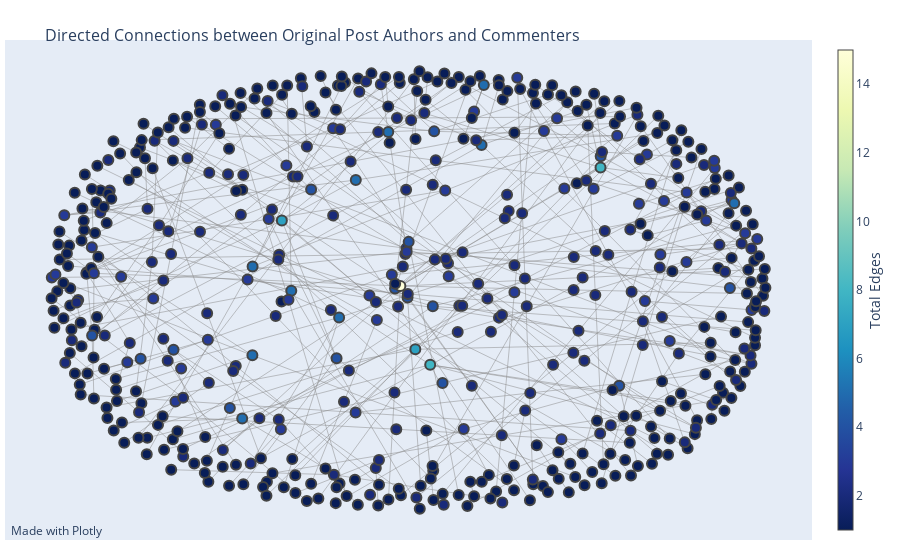

The code cell stored with this chart in its notebook:
### Code cell
import plotly.graph_objects as go
import pandas as pd
import networkx as nx

# Create directed graph
G = nx.DiGraph()

# Add edges for original post authors to commenters, excluding NaN values
for i, row in df_g.iterrows():
    if pd.notna(row['topComments_0_poster']):
        G.add_edge(row['Poster'], row['topComments_0_poster'])
    if pd.notna(row['topComments_1_poster']):
        G.add_edge(row['Poster'], row['topComments_1_poster'])
    
# Calculate node positions using spring layout
pos = nx.spring_layout(G)

# Create edge traces
edge_x = []
edge_y = []
for edge in G.edges():
    x0, y0 = pos[edge[0]]
    x1, y1 = pos[edge[1]]
    edge_x.extend([x0, x1, None])
    edge_y.extend([y0, y1, None])

edge_trace = go.Scatter(
    x=edge_x, y=edge_y,
    line=dict(width=0.5, color='#888'),
    hoverinfo='none',
    mode='lines')

# Create node traces
node_x = []
node_y = []
node_connections = []

for node in G.nodes():
    x, y = pos[node]
    node_x.append(x)
    node_y.append(y)
    in_edges = len([edge for edge in G.in_edges(node) if pd.notna(edge[0])])
    out_edges = len([edge for edge in G.out_edges(node) if pd.notna(edge[1])])
    total_edges = in_edges + out_edges
    node_connections.append(total_edges)

node_trace = go.Scatter(
    x=node_x, y=node_y,
    mode='markers',
    hoverinfo='text',
    marker=dict(
        showscale=True,
        colorscale='YlGnBu',
        reversescale=True,
        color=node_connections,  # Color nodes based on total number of edges
        size=10,
        colorbar=dict(
            thickness=15,
            title='Total Edges',
            xanchor='left',
            titleside='right'
        ),
        line_width=2),
    text=[f'<b>Name:</b> {node}<br>'
          f'<b>Outgoing Edges:</b> {", ".join(str(edge[0]) for edge in G.in_edges(node) if pd.notna(edge[0]))}<br>'
          f'<b>Incoming Edges:</b> {", ".join(str(edge[1]) for edge in G.out_edges(node) if pd.notna(edge[1]))}<br>'
          f'<b>Total Edges:</b> {total_edges}' for node, total_edges in zip(G.nodes(), node_connections)]
)

# Create figure
fig = go.Figure(data=[edge_trace, node_trace],
                layout=go.Layout(
                    title='<br>Directed Connections between Original Post Authors and Commenters',
                    titlefont_size=16,
                    showlegend=False,
                    hovermode='closest',
                    margin=dict(b=20, l=5, r=5, t=40),
                    annotations=[dict(
                        text="Made with Plotly",
                        showarrow=False,
                        xref="paper", yref="paper",
                        x=0.005, y=-0.002)],
                    xaxis=dict(showgrid=False, zeroline=False, showticklabels=False),
                    yaxis=dict(showgrid=False, zeroline=False, showticklabels=False)
                ))

# Show figure
fig.show()

### Figure 1 — Plotly figure (JSON) as saved in the notebook; plotly's stock layout.template omitted (floating-point values rounded to 4 significant figures; data arrays with more than 128 entries replaced by an {"elided": "..."} marker saying what was removed)
{"data": [{"hoverinfo": "none", "line": {"color": "#888", "width": 0.5}, "mode": "lines", "type": "scatter", "x": {"elided": "1365 float values"}, "y": {"elided": "1365 float values"}}, {"hoverinfo": "text", "marker": {"color": {"elided": "536 int values"}, "colorbar": {"thickness": 15, "title": {"side": "right", "text": "Total Edges"}, "xanchor": "left"}, "colorscale": [[0, "rgb(255,255,217)"], [0.125, "rgb(237,248,177)"], [0.25, "rgb(199,233,180)"], [0.375, "rgb(127,205,187)"], [0.5, "rgb(65,182,196)"], [0.625, "rgb(29,145,192)"], [0.75, "rgb(34,94,168)"], [0.875, "rgb(37,52,148)"], [1, "rgb(8,29,88)"]], "line": {"width": 2}, "reversescale": true, "showscale": true, "size": 10}, "mode": "markers", "text": {"elided": "536 str values"}, "type": "scatter", "x": {"elided": "536 float values"}, "y": {"elided": "536 float values"}}], "layout": {"annotations": [{"showarrow": false, "text": "Made with Plotly", "x": 0.005, "xref": "paper", "y": -0.002, "yref": "paper"}], "hovermode": "closest", "margin": {"b": 20, "l": 5, "r": 5, "t": 40}, "showlegend": false, "title": {"font": {"size": 16}, "text": "<br>Directed Connections between Original Post Authors and Commenters"}, "xaxis": {"showgrid": false, "showticklabels": false, "zeroline": false}, "yaxis": {"showgrid": false, "showticklabels": false, "zeroline": false}}}
